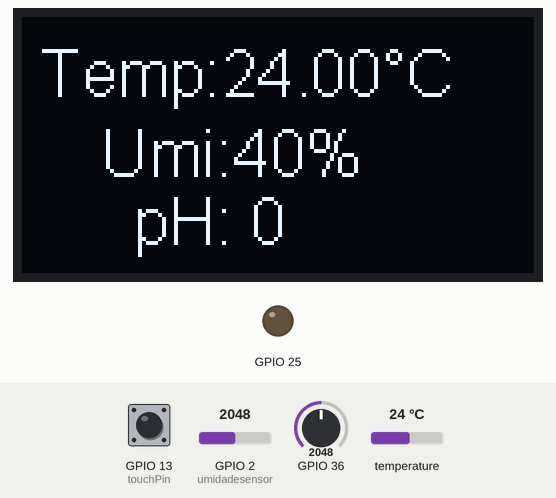
This sketch was run on a simulated ESP32. Parts: 128×64 one-colour display, output pins drawn as LEDs (lit = HIGH). The test bench sets the inputs (shaded band); at power-on: GPIO 2 (umidadesensor) = 2048, GPIO 36 = 2048, temperature 24 °C, GPIO 13 (touchPin) HIGH. What the sketch prints to the serial monitor is not drawn.

Above: at 1.5 s.
1.6 s: GPIO 2 (umidadesensor) set to 2866
At 3.2 s:
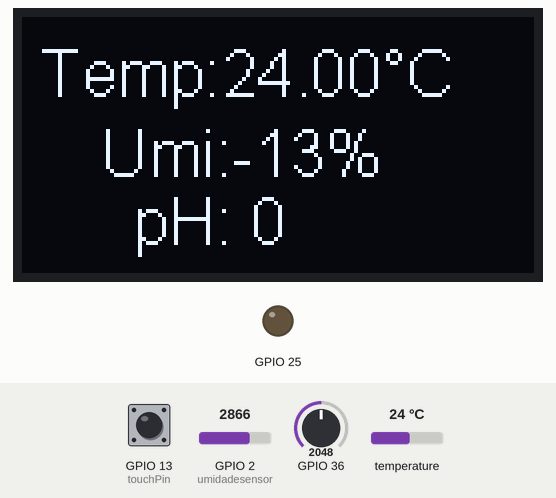
3.5 s: GPIO 36 set to 3540
At 7.3 s:
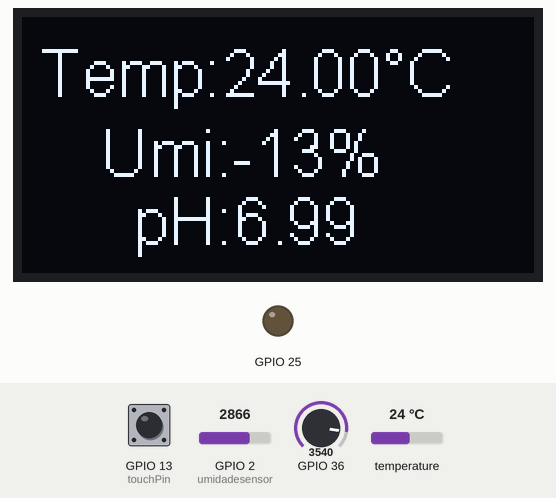
7.4 s: temperature set to 12 °C
At 8.8 s:
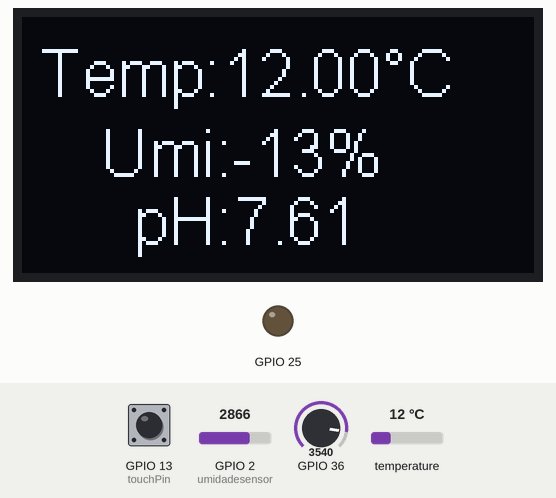
10.4 s: GPIO 36 set to 3603
At 14.0 s:
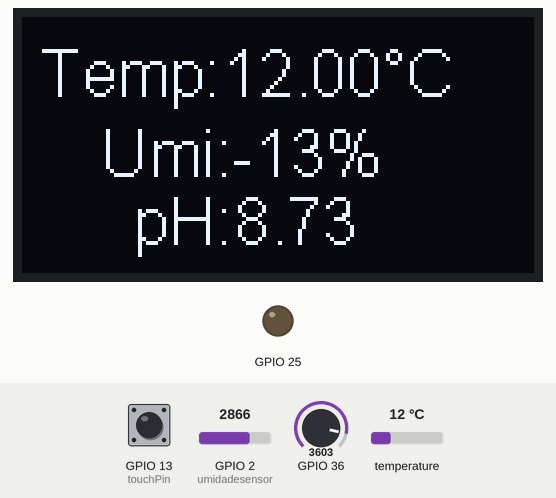
14.3 s: temperature set to 19 °C
At 15.7 s:
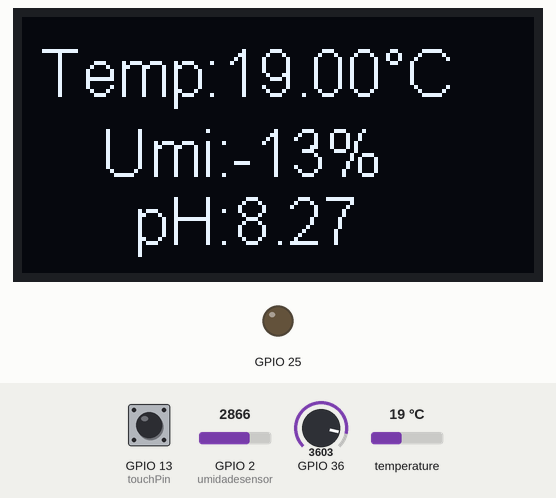
17.4 s: GPIO 2 (umidadesensor) set to 3449
At 18.3 s:
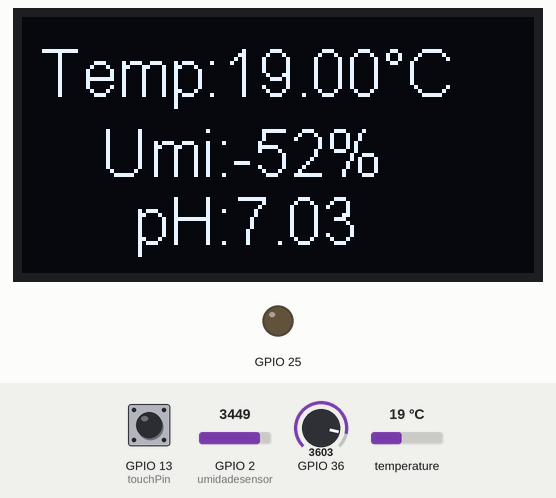
20.0 s: GPIO 2 (umidadesensor) set to 3559
Timing chart, 0 to 23.0 s (numbered marks = the images above; inputs shaded):
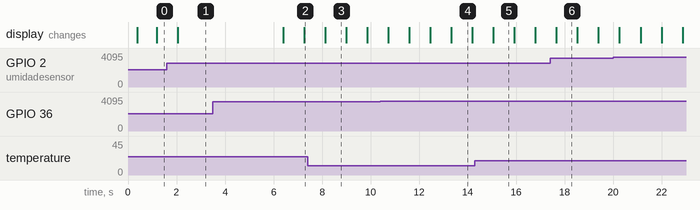

The sketch:

loraENV.ino
```cpp
//inclusão de bibliotecas
#include "heltec.h"
#include <OneWire.h>
#include <DallasTemperature.h>
#include "heltec.h"
#define BAND    915E6  //you can set band here directly,e.g. 868E6,915E6

int counter = 0;


// GPIO where the DS18B20 is connected to
const int oneWireBus = 17;

// Setup a oneWire instance to communicate with any OneWire devices
OneWire oneWire(oneWireBus);

// Pass our oneWire reference to Dallas Temperature sensor
DallasTemperature sensors(&oneWire);


//sensor umidade
//# define UmidadeSensor 2 // usado para ESP32
// digital pin 2 has a pushbutton attached to it. Give it a name:
int umidadesensor = 2;


//sensor pH

float  average = 0;
float pH;

//const float SensorPH = 36;

//sensor touch
// set pin numbers
const int touchPin = 13;
const int ledPin = 13;

#define Threshold 60
RTC_DATA_ATTR int bootCount = 0;
touch_pad_t touchP;
// change with your threshold value
const int threshold = 50;
// variable for storing the touch pin value
int touchValue;

//filtro MM

// --- Constantes Auxiliares ---
#define     num    100       //número de iterações da média móvel


// ========================================================================================================
// --- Protótipo das Funções ---
long moving_average(int sig);


// ========================================================================================================
// --- Variáveis Globais ---
int values[num];              //vetor com num posições, armazena os valores para cálculo da média móvel

int adc_noise1,               //armazena a leitura sem filtro da entrada analógica
    adc_noise2;               //armazena a leitura filtrada da entrada analógica


/*metodo para imprimir na ESP32
  entrada no modo deep sleep
*/
void print_wakeup_reason() {
  esp_sleep_wakeup_cause_t wakeup_reason;

  wakeup_reason = esp_sleep_get_wakeup_cause();

  switch (wakeup_reason)
  {

    case ESP_SLEEP_WAKEUP_TOUCHPAD : Serial.println("Sistema Dormindo"); break;

  }
}

/*
  Method to print the touchpad by which ESP32
  has been awaken from sleep
*/
void print_wakeup_touchpad() {
  touchP = esp_sleep_get_touchpad_wakeup_status();

  switch (touchPin)
  {

    case 2  : Serial.println("Despertar causado pelo touchpad"); break;

  }
}

void callback() {
  //placeholder callback function
}


void liga() {

  // turn LED ON
  digitalWrite(ledPin, HIGH);
  Serial.println("sistema ligado!");
}

void desliga() {

  // turn LED OFF


  digitalWrite(ledPin, LOW);
  Serial.println("modo deep sleep!");
  esp_deep_sleep_start();
  Serial.println("Isso não deve aparecer!");

}


//metodos filtro MM


void setup() {
  //pinMode(SensorPH, INPUT); //DEFINE O PINO COMO ENTRADA
  //Serial.begin(115200); //INICIALIZA A SERIAL

  sensors.begin();

  pinMode(LED, OUTPUT); //inicializa o LED
  pinMode(umidadesensor, INPUT);

//WIFI Kit series V1 not support Vext control
  Heltec.begin(true /*DisplayEnable Enable*/, true /*Heltec.LoRa Disable*/, true /*Serial Enable*/, true /*PABOOST Enable*/, BAND /*long BAND*/);
  /*
    Heltec.display->clear();
    Heltec.display->init();
    Heltec.display->setTextAlignment(TEXT_ALIGN_LEFT);
    Heltec.display->setFont(ArialMT_Plain_16);
  */

  Heltec.display->init();
  Heltec.display->flipScreenVertically();
  Heltec.display->setFont(ArialMT_Plain_16);
  Heltec.display->clear();
  Heltec.display->drawString(33, 5, "Ligando");
  Heltec.display->drawString(10, 30, "o Sensor!");
  Heltec.display->display();


  //Increment boot number and print it every reboot
  ++bootCount;
  Serial.println("Boot number: " + String(bootCount));

  //Print the wakeup reason for ESP32 and touchpad too
  print_wakeup_reason();
  print_wakeup_touchpad();

  //Setup interrupt on Touch Pad 3 (GPIO15)
  touchAttachInterrupt(T4, callback, Threshold);

  //Configure Touchpad as wakeup source
  esp_sleep_enable_touchpad_wakeup();


}


void loop() {

  //botão touch
  touchValue = touchRead(touchPin) * 100;
  if (touchValue >= 100) {
    liga();

  } else {

    desliga();

  }


  //temperatura
  sensors.requestTemperatures();
  float temperatureC = sensors.getTempCByIndex(0);


  float currentTemp = temperatureC;


  Heltec.display->clear();
  Heltec.display->setTextAlignment(TEXT_ALIGN_LEFT);
  Heltec.display->setFont(ArialMT_Plain_16);

  //temperatura display
  Heltec.display->drawString(5, 5, "Temp:" + (String)currentTemp + "°C");
  Heltec.display->display();


 //sensor pH
   adc_noise1 = analogRead(36);
   adc_noise2 = moving_average(adc_noise1);
   float  FMM = adc_noise2;
  // Heltec.display->drawString(28, 42, "pH:" + (String)FMM);
  // Heltec.display->display();
    float pH1 = -0.01535*FMM + 17.1679; // regressão linear

    float pH2 = (3e-08)*pow(FMM,3) - (8e-05)*pow(FMM,2) + 0.0527*FMM - 1.4208;// polinomial 3 ordem
    Serial.println("pH linear: "+ (String)pH1);
    Serial.println("pH poli: " + (String)pH2);

    //Serial.println(FMM);
    // Serial.print(adc_noise1);
   // Heltec.display->drawString(28, 42, "dd:" + (String)FMM);
    // Heltec.display->display();


  // A função recebe o valor 0 que é para saber que não é para alterar o seu valor, somente imprimir o que está lá.
    if (FMM >= 200 && FMM <= 1200){

    Heltec.display->drawString(28, 42,"pH:" + (String)pH2);
    Heltec.display->display();

    }else{

    Heltec.display->drawString(28, 42,"pH: 0");
    Heltec.display->display();
    }


  // Humidade

  int sensorValue = analogRead(2);
   int currentHum = sensorValue;
       int umidade = -0.0664 * currentHum + 176.93;

  if (sensorValue >= 3500) {


    Heltec.display->drawString(20, 25, "Umi: 0%");
    Heltec.display->display();
    // delay(5000);


  } else if ( sensorValue < 1000) {


    Heltec.display->drawString(20, 25, "Umi: 100%" );
    Heltec.display->display();
    //delay(5000);

  } else {
    int umi= -0.0664 * currentHum + 176.93;


    Heltec.display->drawString(20, 25, "Umi:" + (String)umi + "%");
    Heltec.display->display();
    //delay(5000);
  }

// send packet
  LoRa.beginPacket();

  LoRa.setTxPower(14,RF_PACONFIG_PASELECT_PABOOST);
  //LoRa.print("Temperatura: ");
  LoRa.print(currentTemp);
  LoRa.print("|");
  //LoRa.print("Umidade: ");
  LoRa.print(abs(umidade));
  LoRa.print("|");
  //LoRa.print("pH: ");
  LoRa.print(pH2);
  LoRa.print("|");
  LoRa.endPacket();

}
// --- Desenvolvimento das Funções ---
long moving_average(int sig)
{
  int i;               //variável auxiliar para iterações
  long acc = 0;        //acumulador

  //Desloca o vetor completamente eliminando o valor mais antigo
  for (i = num; i > 0; i--) values[i] = values[i - 1];

  values[0] = sig;           //carrega o sinal no primeiro elemento do vetor

  // long sum = 0;            //Variável para somatório

  for (i = 0; i < num; i++) acc += values[i];


  return acc / num;         //Retorna a média móvel

} //end moving_average
```

Measured:
- after the input at 1.6 s, the display: changes after 0.46 s (image 1)
- after the input at 3.5 s, the display: first changes after 2.9 s (image 2 shows a later state)
- what the display in image 3 shows lasts 0.9 s, from 8.1 s to 9.0 s
